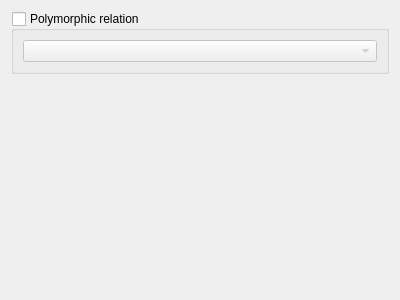
<?xml version="1.0" encoding="UTF-8"?>
<ui version="4.0">
 <class>DocumentRelationEditorConfigWidgetBase</class>
 <widget class="QWidget" name="DocumentRelationEditorConfigWidgetBase">
  <property name="geometry">
   <rect>
    <x>0</x>
    <y>0</y>
    <width>400</width>
    <height>300</height>
   </rect>
  </property>
  <property name="windowTitle">
   <string>Form</string>
  </property>
  <layout class="QGridLayout" name="gridLayout">
   <item row="1" column="1">
    <spacer name="verticalSpacer">
     <property name="orientation">
      <enum>Qt::Vertical</enum>
     </property>
     <property name="sizeHint" stdset="0">
      <size>
       <width>20</width>
       <height>40</height>
      </size>
     </property>
    </spacer>
   </item>
   <item row="0" column="0" colspan="2">
    <widget class="QGroupBox" name="mPolymorphicRelationGroupBox">
     <property name="title">
      <string>Polymorphic relation</string>
     </property>
     <property name="flat">
      <bool>true</bool>
     </property>
     <property name="checkable">
      <bool>true</bool>
     </property>
     <property name="checked">
      <bool>false</bool>
     </property>
     <layout class="QGridLayout" name="gridLayout_2">
      <item row="0" column="0">
       <widget class="QComboBox" name="mPolymorphicRelationComboBox"/>
      </item>
     </layout>
    </widget>
   </item>
  </layout>
 </widget>
 <resources/>
 <connections/>
</ui>
